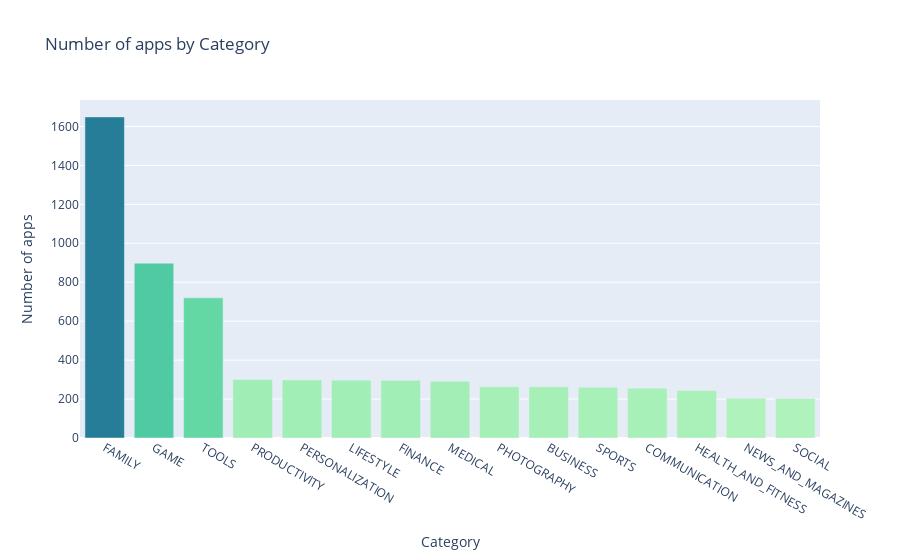

Notebook source saved alongside this figure:
### Code cell
bar = px.bar(categories, x=categories.index[:15], y=categories.values[:15],
             color = categories.values[:15],
             color_continuous_scale = 'Tealgrn',
            title='Number of apps by Category')
bar.update_layout(xaxis_title='Category', yaxis_title='Number of apps',
                 coloraxis_showscale = False)
bar.show()

### Figure 1 — Plotly figure (JSON) as saved in the notebook; plotly's stock layout.template omitted (floating-point values rounded to 4 significant figures)
{"data": [{"alignmentgroup": "True", "hovertemplate": "x=%{x}<br>y=%{y}<br>color=%{marker.color}<extra></extra>", "legendgroup": "", "marker": {"color": [1649, 898, 720, 301, 298, 297, 296, 291, 263, 263, 260, 256, 244, 204, 203], "coloraxis": "coloraxis", "pattern": {"shape": ""}}, "name": "", "offsetgroup": "", "orientation": "v", "showlegend": false, "textposition": "auto", "type": "bar", "x": ["FAMILY", "GAME", "TOOLS", "PRODUCTIVITY", "PERSONALIZATION", "LIFESTYLE", "FINANCE", "MEDICAL", "PHOTOGRAPHY", "BUSINESS", "SPORTS", "COMMUNICATION", "HEALTH_AND_FITNESS", "NEWS_AND_MAGAZINES", "SOCIAL"], "xaxis": "x", "y": [1649, 898, 720, 301, 298, 297, 296, 291, 263, 263, 260, 256, 244, 204, 203], "yaxis": "y"}], "layout": {"barmode": "relative", "coloraxis": {"colorbar": {"title": {"text": "color"}}, "colorscale": [[0, "rgb(176, 242, 188)"], [0.1667, "rgb(137, 232, 172)"], [0.3333, "rgb(103, 219, 165)"], [0.5, "rgb(76, 200, 163)"], [0.6667, "rgb(56, 178, 163)"], [0.8333, "rgb(44, 152, 160)"], [1, "rgb(37, 125, 152)"]], "showscale": false}, "legend": {"tracegroupgap": 0}, "title": {"text": "Number of apps by Category"}, "xaxis": {"anchor": "y", "domain": [0, 1], "title": {"text": "Category"}}, "yaxis": {"anchor": "x", "domain": [0, 1], "title": {"text": "Number of apps"}}}}
